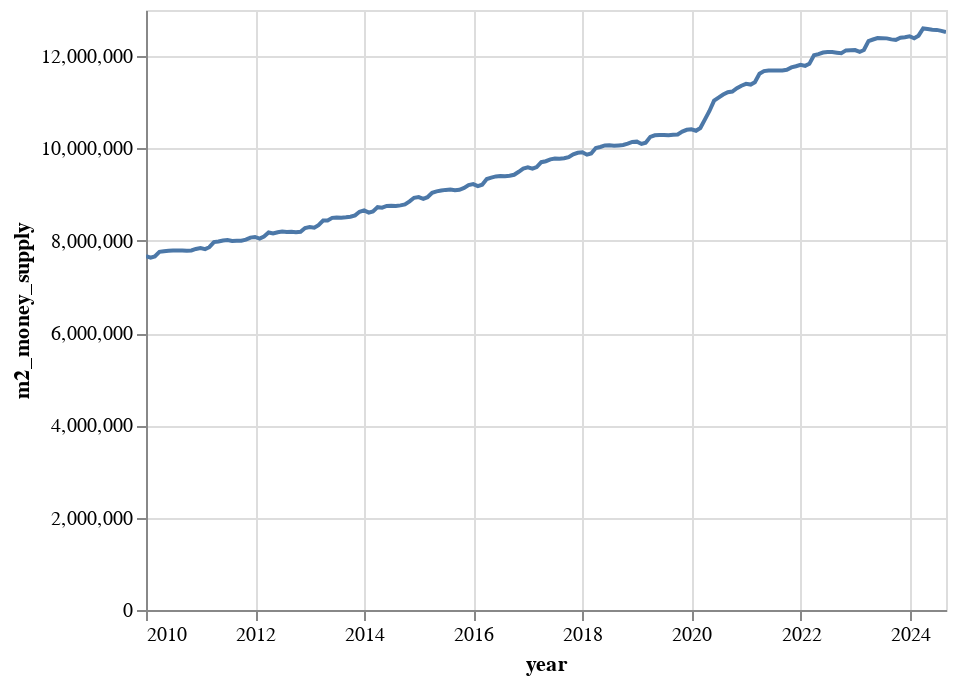

The code cell stored with this chart in its notebook:
### Code cell
m2_chart = (
    (m2_out.plot.line(
        x="year", 
        y=alt.Y("m2_money_supply", scale=alt.Scale(zero=True))
                      )
    )
        .properties(width=400)
        .configure_scale(zero=False)
)

m2_chart

### Figure 1 — Vega-Lite specification as saved in the notebook (floating-point values rounded to 4 significant figures; data arrays with more than 128 entries replaced by an {"elided": "..."} marker saying what was removed)
{"config": {"view": {"continuousWidth": 300, "continuousHeight": 300}, "scale": {"zero": false}}, "data": {"name": "data-fd6db80232235555c9d01e5b475038a8"}, "mark": {"type": "line", "tooltip": true}, "encoding": {"x": {"field": "year", "type": "temporal"}, "y": {"field": "m2_money_supply", "scale": {"zero": true}, "type": "quantitative"}}, "params": [{"name": "param_4", "select": {"type": "interval", "encodings": ["x", "y"]}, "bind": "scales"}], "width": 400, "$schema": "https://vega.github.io/schema/vega-lite/v5.20.1.json", "datasets": {"data-fd6db80232235555c9d01e5b475038a8": {"elided": "177 records"}}}
